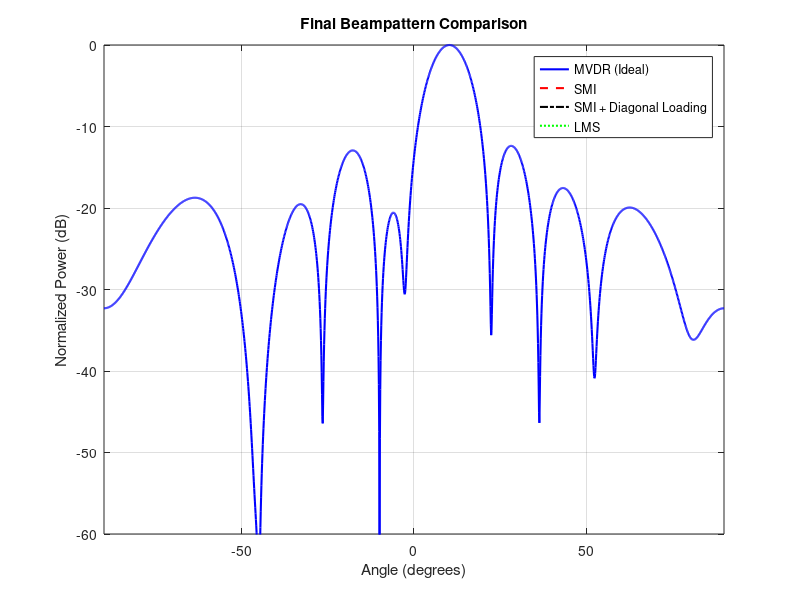

Recreate this plot in MATLAB.

% Final Clean Beampattern Comparison: MVDR, SMI, DL-SMI, LMS
clear; clc;

% Array and signal parameters
N = 10;
d = 0.5;
theta = -90:0.1:90;
theta0 = 10;
theta_jam = 45;
SNR_dB = 20;
INR_dB = 30;
snapshots = 1000;

a = @(angle_deg) exp(1j*2*pi*d*(0:N-1)'*sind(angle_deg));

% Generate signals
s = sqrt(10^(SNR_dB/10)) * (randn(1,snapshots) + 1j*randn(1,snapshots)) / sqrt(2);
j = sqrt(10^(INR_dB/10)) * (randn(1,snapshots) + 1j*randn(1,snapshots)) / sqrt(2);
noise = (randn(N,snapshots) + 1j*randn(N,snapshots)) / sqrt(2);
X = a(theta0) * s + a(theta_jam) * j + noise;

% Sample covariance matrices
R_hat = (X * X') / snapshots;
alpha = 0.1;
R_loaded = R_hat + alpha * eye(N);
R_true = cov(X.');

% Desired steering vector (not normalized)
a_d = a(theta0);

% Beamforming weights
w_mvdr = (R_true \ a_d) / (a_d' * (R_true \ a_d));
w_smi  = (R_hat  \ a_d) / (a_d' * (R_hat  \ a_d));
w_dl   = (R_loaded \ a_d) / (a_d' * (R_loaded \ a_d));

% LMS parameters
mu = 0.01;
w_lms = zeros(N,1);
for n = 1:snapshots
    x_n = X(:,n);
    e = s(n) - w_lms' * x_n;
    w_lms = w_lms + mu * x_n * conj(e);
end

% Compute beampatterns
P_mvdr = zeros(size(theta));
P_smi = zeros(size(theta));
P_dl = zeros(size(theta));
P_lms = zeros(size(theta));

for idx = 1:length(theta)
    a_theta = a(theta(idx));  % No normalization
    P_mvdr(idx) = abs(w_mvdr' * a_theta).^2;
    P_smi(idx)  = abs(w_smi'  * a_theta).^2;
    P_dl(idx)   = abs(w_dl'   * a_theta).^2;
    P_lms(idx)  = abs(w_lms'  * a_theta).^2;
end

% Avoid log of zero
epsilon = 1e-12;
P_mvdr = 10*log10(max(P_mvdr, epsilon) / max(P_mvdr));
P_smi  = 10*log10(max(P_smi,  epsilon) / max(P_mvdr));
P_dl   = 10*log10(max(P_dl,   epsilon) / max(P_mvdr));
P_lms  = 10*log10(max(P_lms,  epsilon) / max(P_mvdr));

% Plot
figure;
plot(theta, P_mvdr, 'b-', 'LineWidth', 1.5); hold on;
plot(theta, P_smi, 'r--', 'LineWidth', 1.5);
plot(theta, P_dl, 'k-.', 'LineWidth', 1.5);
plot(theta, P_lms, 'g:', 'LineWidth', 1.5);
legend('MVDR (Ideal)', 'SMI', 'SMI + Diagonal Loading', 'LMS');
xlabel('Angle (degrees)');
ylabel('Normalized Power (dB)');
title('Final Beampattern Comparison');
grid on;
axis([-90 90 -60 0]);
